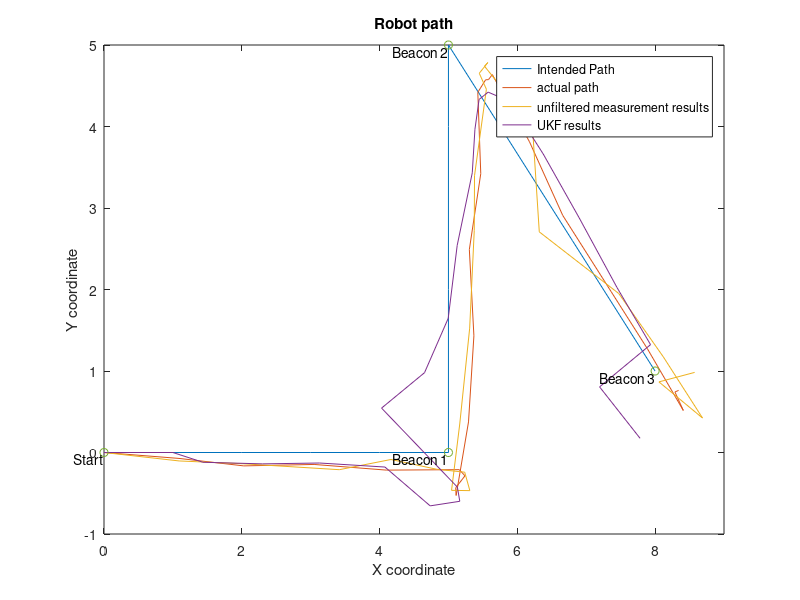
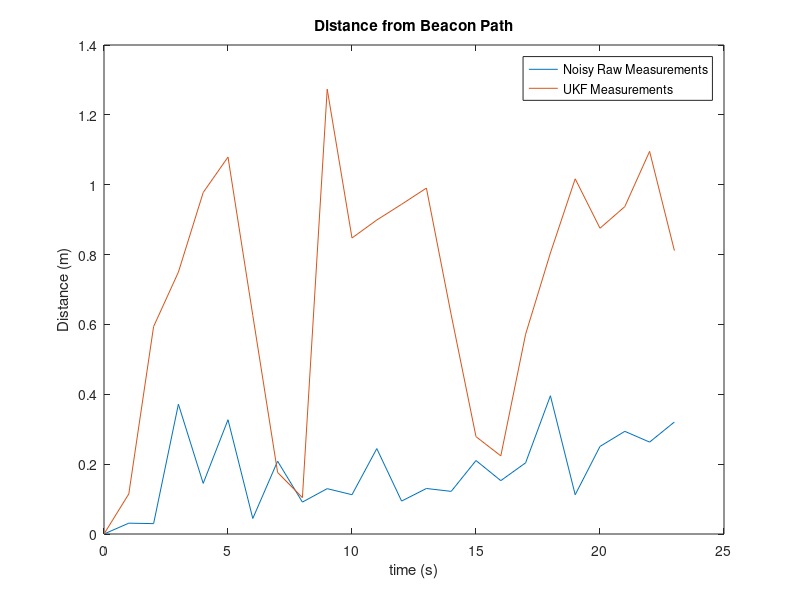

Recreate these plots in MATLAB, in order.
%%Other Estimation Method assignment
% We chose UKF (Unscented Kalman Filter)
clear all

%% System Simulation Assignment
b = .2; % Axle width (distance from left wheel to right wheel)
piv1 = .05 * pi / 3;
piv2 = -1 * (piv1 + piv1 * .927/1.57);
vl = [1 1 1 1 1 -piv1 -piv1 -piv1 1 1 1 1 1 -piv2 -piv2 -piv2 1 1 1 1 1 0 0]; % Measured velocities of left wheel
vr = [1 1 1 1 1  piv1  piv1  piv1 1 1 1 1 1  piv2  piv2  piv2 1 1 1 1 1 0 0]; % Measured velocities of right wheel
L = length(vl); % Number of samples in vl, vr (Currently 23)
t = 0:1:L; % Time vector 
% Summary of desired path:
% Start at origin
%  Arrive at beacon one (5,0) at k = 5
%  Pivot towards beacon two (5,5) for 3 seconds
%  Arrive at beacon two at k = 13
%  Pivot towards beacon three (8,1) for 3 seconds 
%  Arrive at beacon three at k = 21



%% Noise and disturbances section
mu = 0; % Mean for noise (unused)
sigma_xy = .15^2; % Covariance for measurement noise
sigma_xyDot = .10^2; % Covariance for process/plant noise
sigma_phi = .02^2; % Covariance for meas. noise (angle)
sigma_phiDot = .001^2; % Cov for process/plant noise

sigma_r = .10^2; % covar for Beacon distance meas.
sigma_th = .01; % covar for beacon angle meas.
sigma_phi2 = .001^2; % covar for vehic pose beacon meas.


% Measurement noise
x_noise = sigma_xy^.5 * randn(L+1,1); % add mu for non-zero mean
y_noise = sigma_xy^.5 * randn(L+1,1);
phi_noise = sigma_phi^.5 * randn(L+1,1);

d1_noise = sigma_r^.5 * randn(L+1,1); % noise for beacon distance 1
d2_noise = sigma_r^.5 * randn(L+1,1);
d3_noise = sigma_r^.5 * randn(L+1,1);
th1_noise = sigma_th^.5 * randn(L+1,1);
th2_noise = sigma_th^.5 * randn(L+1,1);
th3_noise = sigma_th^.5 * randn(L+1,1);
phi_noise2 = sigma_phi2^.5 * randn(L+1,1);

% Process noise
xDot_noise = sigma_xyDot^.5 * randn(L+1,1);
yDot_noise = sigma_xyDot^.5 * randn(L+1,1);
phiDot_noise = sigma_phiDot^.5 * rand(L+1,1);
% xDot_noise = zeros(L+1,1); %testing
% yDot_noise = zeros(L+1,1);
% phiDot_noise = zeros(L+1,1);


% Left disturbances
dist_l = zeros(L+1, 1);
%dist_l(5:6) = .2;

% Right disturbances
dist_r = zeros(L+1,1);
% dist_r(17:20) = .15;

%% System initialization section
% Initial Parameters
Q = diag([sigma_xyDot sigma_xyDot sigma_phiDot]); % Covariance matrix for plant noise (?)
%R = diag([sigma_xy sigma_xy sigma_phi]); % Covariance matrix for measurement noise (?)
R = diag([sigma_r sigma_th sigma_r sigma_th sigma_r sigma_th]); % sigma_phi2]);
%P0 = eye(3,3)./500; % Covariance of initial state (~0 since known exactly)
P0 = zeros(3);
x0 = [0;0;0]; % Initial coordinates

Pk_plus = P0;
xk_plus = x0;

x_tris = zeros(1,L+1);
y_tris = zeros(1,L+1);

p1 = [5; 0]; % beacon 1 location
p2 = [5; 5]; % beacon 2 location
p3 = [8; 1]; % beacon 3 location
% p_robot = zeros(L+1,2);

% Error measurement matrices
simError = zeros(L+1,3);
estError = zeros(L+1,3);

distance = zeros(L+1,1);
delta = zeros(L+1, 1);
estDistance = zeros(L+1,1);

n = 3; % State Dimensions
m = 6; % Measurement Dimensions

e = eye(3,3);

avg = (1/(2*n)) * ones(2*n,1);

state_samples = zeros(n,2*n); % Sample distribution matrix
state_sim = zeros(n,2*n);   %This will store the simulated values state_sim = f(state_samples,u)
out_sim = zeros(m,2*n);   %This will store the simulated values out_sim = g(x_estimation_samples,u)

xDot=0;
yDot=0;
phiDot=0;

% Pos for "position", not "positive"
xpos_ =      zeros(1,L+1); % For ideal sim
xpos =       zeros(1,L+1); % After process noise and disturbances
xpos_noisy = zeros(1,L+1); % After measurement noise
ypos_ =      zeros(1,L+1); 
ypos =       zeros(1,L+1); 
ypos_noisy = zeros(1,L+1);
phipos =     zeros(1,L+1);
phipos_ =    zeros(1,L+1);
phipos_noisy = zeros(1,L+1);

outks = zeros(3, L+1);
estimate = zeros(3,L+1);

%% System simulation and measurement
for i = 1:L
    %% Ideal sim section (no noise, no disturbance):
    xDot_ = .5 * cos(phipos_(i)) * (vr(i) + vl(i)); % Incremental change in x
    xpos_(i+1) = xDot_ + xpos_(i); % iterate sim
    
    yDot_ = .5 * sin(phipos_(i))* (vr(i) + vl(i));
    ypos_(i+1) = yDot_ + ypos_(i); % iterate simulation
    
    phiDot_ = vr(i)/b - vl(i)/b;
    phipos_(i+1) = phiDot_ + phipos_(i);
    
    %% Realistic sim section:
    xDot = .5 * cos(phipos(i)) * (vr(i) + dist_r(i) + vl(i) + dist_l(i)) + xDot_noise(i); %Includes disturbance and process noise
    xpos(i+1) = xDot + xpos(i); % Iterate simulation
    xpos_noisy(i+1) = xpos(i+1) + x_noise(i+1); % Collect measurement (with noise)

    yDot = .5 * sin(phipos(i))* (vr(i) + dist_r(i) + vl(i) + dist_l(i)) + yDot_noise(i);
    ypos(i+1) = yDot + ypos(i);
    ypos_noisy(i+1) = ypos(i+1) + y_noise(i+1);

    phiDot = 1/b * (vr(i) + dist_r(i) - (vl(i) + dist_l(i))) + phiDot_noise(i);
    phipos(i+1) = phiDot + phipos(i) ;
    phipos_noisy(i+1) = phipos(i+1) + phi_noise(i+1);

    % outk = [xpos_noisy(i+1); ypos_noisy(i+1); phipos_noisy(i+1)];

    % Vincent's requested output version:
    outk = [  sqrt( (p1(1)-xpos(i))^2 + (p1(2)-ypos(i))^2);
            atan2( p1(2)-ypos(i), p1(1) - xpos(i));
            
            sqrt( (p2(1)-xpos(i))^2 + (p2(2)-ypos(i))^2) ;
            atan2( p2(2)-ypos(i), p2(1) - xpos(i));
            
            sqrt( (p3(1)-xpos(i))^2 + (p3(2)-ypos(i))^2);
            atan2( p3(2)-ypos(i), p3(1) - xpos(i))];
            
            %phipos(i)];
        
     outk = outk + [d1_noise(i+1);
                    th1_noise(i+1);
                    d2_noise(i+1);
                    th2_noise(i+1);
                    d3_noise(i+1);
                    th3_noise(i+1)];
                    %phi_noise2(i+1);
                    %];

    %% UKF TIME UPDATE SECTION

    %     Get standard deviation matrix
    try 
        M = chol(Pk_plus);
    catch
        M = zeros(3);
    end
    %     Simulate 2n points through state transition
    for j = 1:2*n
    %     Generate samples
        if(j<=n)
            state_samples(:,j) = xk_plus + sqrt(n)*M*e(:,j);
        else
            state_samples(:,j) = xk_plus - sqrt(n)*M*e(:,j-n);
        end
    %     Evaluate Simulated values
        state_sim(:,j) = xk_plus + [cos(state_samples(3,j))*vr(i)/2 + cos(state_samples(3,j))*vl(i)/2;
                                sin(state_samples(3,j))*vr(i)/2 + sin(state_samples(3,j))*vl(i)/2;
                                vr(i)/b - vl(i)/b];
    end

    % Take average mean as predicted mean
    x_kplus1_minus = state_sim*avg;

    P_kplus1_minus = zeros(3,3);
    for j = 1:2*n
    % Take average covariance as predicted covariance
        P_kplus1_minus = P_kplus1_minus + (1/(2*n)) * (state_sim(:,j)-x_kplus1_minus) * (state_sim(:,j)-x_kplus1_minus)';
    end
    P_kplus1_minus = P_kplus1_minus + Q;


    %% UKF MEASUREMENT UPDATE section

    xk_minus = x_kplus1_minus;
    Pk_minus = P_kplus1_minus;

    % Simulate 2n points through measurement
    for j = 1:2*n
    %     Generate samples
        if(j<=n)
            state_samples(:,j) = xk_minus + sqrt(n)*M*e(:,j);
        else
            state_samples(:,j) = xk_minus - sqrt(n)*M*e(:,j-n);
        end
    %     Evaluate Simulated output values (This is where Beacon measurements
    %     go)
         %out_sim(:,j) = state_samples(:,j);        % Just pass location

          % Get output from simulated beacon measurements
        out_sim(:,j) = [sqrt( (p1(1)-state_samples(1,j))^2 + (p1(2)-state_samples(2,j))^2);
                        atan2( p1(2)-state_samples(2,j), p1(1) - state_samples(1,j));
                        sqrt( (p2(1)-state_samples(1,j))^2 + (p2(2)-state_samples(2,j))^2) ;
                        atan2( p2(2)-state_samples(2,j), p2(1) - state_samples(1,j));
                        sqrt( (p3(1)-state_samples(1,j))^2 + (p3(2)-state_samples(2,j))^2);
                        atan2( p3(2)-state_samples(2,j), p3(1) - state_samples(1,j))];
                        %state_samples(3,j) ];
    end
    out_est = out_sim * avg;
    
    P_xy = zeros(n,m);
    P_y = zeros(m,m);
    for j = 1:2*n
        % Take average covariance as predicted covariance
        P_xy = P_xy + (1/(2*n)) * (state_samples(:,j)-xk_minus) * (out_sim(:,j)-out_est)';
        P_y = P_y + (1/(2*n)) * (out_sim(:,j)-out_est) * (out_sim(:,j)-out_est)';
    end
    P_y = P_y + R;

    % Calculate Kalman Gain
    K = P_xy / P_y;

    xk_plus = xk_minus + K*(outk - out_est);
    Pk_plus = Pk_minus - K*P_xy';
   
    %% Observation section
    estimate(:,i+1) = xk_plus;
    % Distance with noisy simulated measurements
    d_1 = norm([xpos_noisy(i+1);ypos_noisy(i+1)]-p1); % Distance to beacon 1
    d_2 = norm([xpos_noisy(i+1);ypos_noisy(i+1)]-p2); % Distance to beacon 2
    d_3 = norm([xpos_noisy(i+1);ypos_noisy(i+1)]-p3); % Distance to beacon 3
    simError(i+1, :) = [d_1, d_2, d_3];
        
    % Estimate error from actual simulated path (with noise)
    distance(i+1) = norm([xpos_noisy(i+1);ypos_noisy(i+1)]-[xpos(i+1);ypos(i+1)]); % raw measurement error to actual simulated path (with process noise and disturbances)
    %delta(i+1) = norm([outk(1); outk(2)] - [xpos(i+1); ypos(i+1)]); % Magnitude of measurement noise in x and y
    estDistance(i+1) = norm([xk_plus(1);xk_plus(2)]-[xpos(i+1);ypos(i+1)]); % Filter-estimated distance 

end

%% Plotting section
beacons = [ 0 0;
            5 0;
            5 5;
            8 1];
figure(1)
plot(xpos_, ypos_); % Intended path (no process or measurement noise)
hold on
plot(xpos, ypos); % Actual path (no measurement noise)
plot(xpos_noisy, ypos_noisy) % Measured state (includes measurement and process noise)
plot(estimate(1,:),estimate(2,:)); % UKF results
plot(beacons(:,1),beacons(:,2), 'o')

title("Robot path")
xlabel('X coordinate')
xlim([0 9])
ylabel('Y coordinate')
legend('Intended Path', 'actual path', 'unfiltered measurement results', 'UKF results')
labels = {'Start','Beacon 1', 'Beacon 2', 'Beacon 3'};
text(beacons(:,1),beacons(:,2),labels,'VerticalAlignment','top','HorizontalAlignment','right')

figure(2)
plot(t,distance)
hold on
plot(t,estDistance)
title("Distance from Beacon Path")
xlabel('time (s)')
ylabel('Distance (m)')
legend('Noisy Raw Measurements', 'UKF Measurements')

